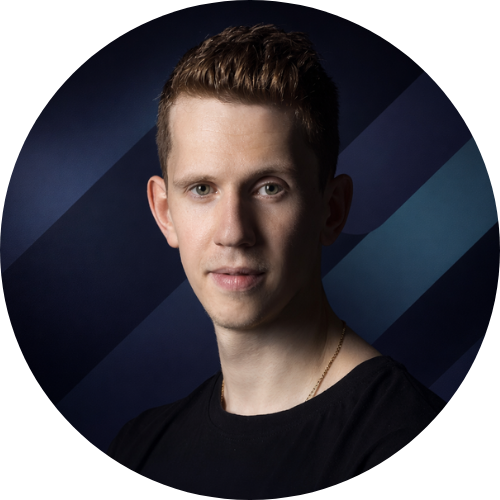
#> input picture assets/ava_gen2.png, 500 x 500 px, given in place of image.jpg, which was not available
$ python create_avatar.py
#> lines starting #> are read from the running program, lines starting #| are printed output that depends on the picture
#!/usr/bin/env python3
"""
Create a circular avatar with geometric background pattern
Similar style to ava_gen2.png
"""

from PIL import Image, ImageDraw
import math

def create_geometric_background(size):
    """Create a geometric background with diagonal stripes"""
    img = Image.new('RGB', (size, size), '#1a1f2e')
    draw = ImageDraw.Draw(img)

    # Define colors for the geometric pattern (dark blue/teal tones)
    colors = ['#1a1f2e', '#2a3f5f', '#1e3a5f', '#2d4a6f']

    # Create diagonal stripe pattern
    stripe_width = size // 4
    for i in range(-size, size * 2, stripe_width):
        # Draw diagonal rectangles
        color = colors[i % len(colors)]
        points = [
            (i, 0),
            (i + stripe_width, 0),
            (i + stripe_width + size, size),
            (i + size, size)
        ]
        draw.polygon(points, fill=color)

    return img

def create_circular_avatar(input_path, output_path, final_size=500, transparent=False):
    """
    Create a circular avatar from an input image with geometric background or transparent

    Args:
        input_path: Path to input image
        output_path: Path to save output image
        final_size: Final size of the square output image
        transparent: If True, use transparent background outside circle
    """
#> called with final_size = 500, transparent = True
    # Load the source image
    img = Image.open(input_path)
#> img is the input picture: PIL image 500x500 RGBA; mean R, G, B, A 36, 33.2, 39.5, 200.2

    # Convert to RGB if necessary
    if img.mode != 'RGB':
        img = img.convert('RGB')
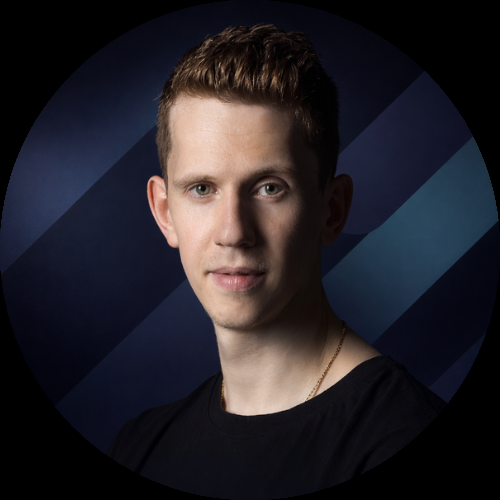
#> img: PIL image 500x500 RGB; mean R, G, B 36, 33.2, 39.5

    # Get dimensions
    width, height = img.size
#> width = 500; height = 500

    # Calculate crop box to get a square centered on the image
    # Assume face is in the upper-center portion
    if width > height:
        # Landscape - crop sides
        left = (width - height) // 2
        top = 0
        right = left + height
        bottom = height
    else:
        # Portrait - crop top and bottom, favor top portion for headshot
        left = 0
        top = max(0, (height - width) // 4)  # Slight offset to get face better
#> top = 0
        right = width
#> right = 500
        bottom = top + width
#> bottom = 500

    # Crop to square
    img_square = img.crop((left, top, right, bottom))

    # Resize to final size
    img_square = img_square.resize((final_size, final_size), Image.Resampling.LANCZOS)

    # Create circular mask
    mask = Image.new('L', (final_size, final_size), 0)
#> mask: PIL image 500x500 L; every value is 0
    draw = ImageDraw.Draw(mask)
    draw.ellipse((0, 0, final_size, final_size), fill=255)

    if transparent:
        # Create transparent background (RGBA)
        output = Image.new('RGBA', (final_size, final_size), (0, 0, 0, 0))
#> output: PIL image 500x500 RGBA; every value is 0

        # Convert portrait to RGBA
        img_square = img_square.convert('RGBA')

        # Paste the circular portrait onto transparent background using the mask
        output.paste(img_square, (0, 0), mask)
    else:
        # Create geometric background
        background = create_geometric_background(final_size)

        # Create output image
        output = background.copy()

        # Paste the circular portrait onto the background using the mask
        output.paste(img_square, (0, 0), mask)

    # Save the result
    output.save(output_path, 'PNG', quality=95)
    print(f"Avatar created successfully: {output_path}")
    print(f"Size: {final_size}x{final_size} pixels")
    print(f"Transparent background: {transparent}")

if __name__ == '__main__':
    # Process the image
    input_image = '/Users/alexk/workspace/website/tmp/image.jpg'
    output_image = '/Users/alexk/workspace/website/assets/ava_gen3.png'

    # Create with transparent background outside the circle
    create_circular_avatar(input_image, output_image, final_size=500, transparent=True)

$ run again, on assets/ava_gen4.jpg
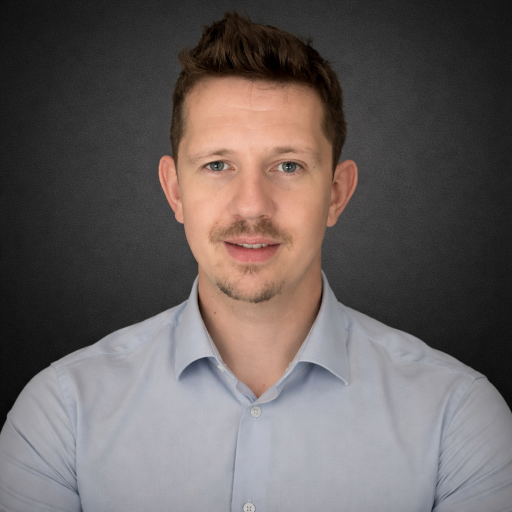
#> input picture assets/ava_gen4.jpg, 1024 x 1024 px, given in place of image.jpg, which was not available (shown at 1/2 size)
#> in create_circular_avatar, img is the input picture: PIL image 1024x1024 RGB; mean R, G, B 103.6, 95.7, 94.5
#> in create_circular_avatar, `img_square = img_square.resize((final_size, final_size), Image.Resampl..`:
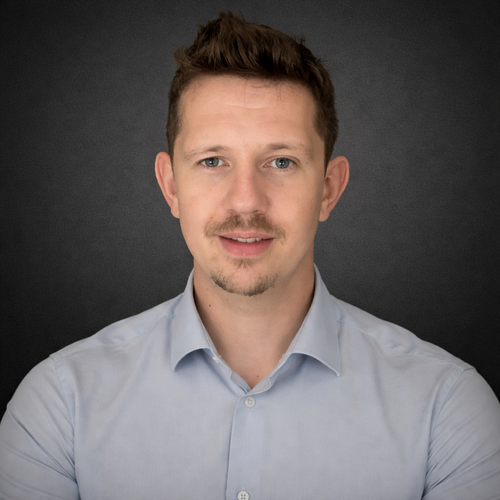
#> img_square: PIL image 500x500 RGB; mean R, G, B 103.6, 95.7, 94.5
#> mask: PIL image 500x500 L; every value is 0
#> in create_circular_avatar, `output.paste(img_square, (0, 0), mask)`:
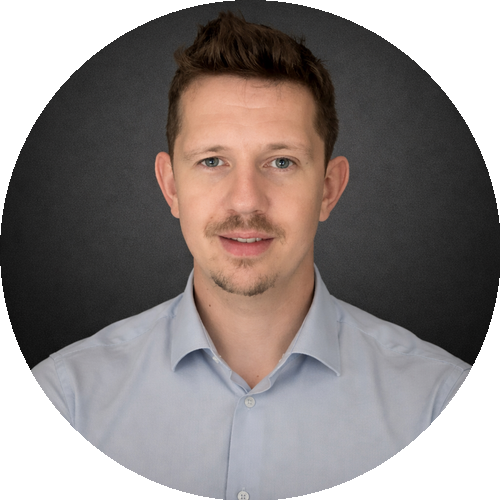
#> output: PIL image 500x500 RGBA; mean R, G, B, A 86.3, 78.3, 76.3, 200.9; transparent parts drawn white

$ run again, on assets/ava_with_bike.jpg
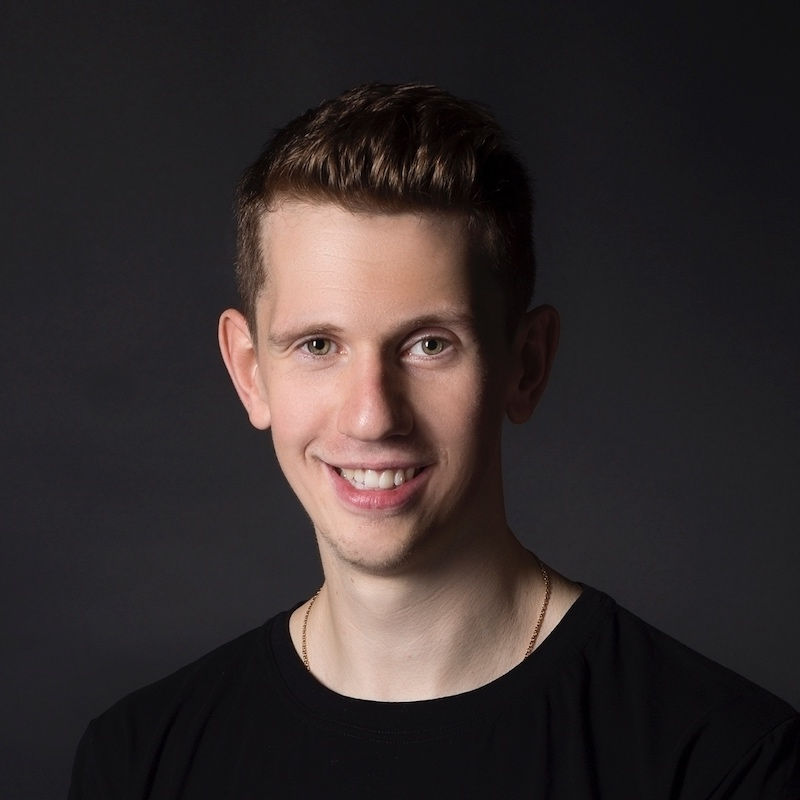
#> input picture assets/ava_with_bike.jpg, 800 x 800 px, given in place of image.jpg, which was not available
#> in create_circular_avatar, img is the input picture: PIL image 800x800 RGB; mean R, G, B 52.2, 44.5, 44.5
#> mask: PIL image 500x500 L; every value is 0
#> in create_circular_avatar, `output.paste(img_square, (0, 0), mask)`:
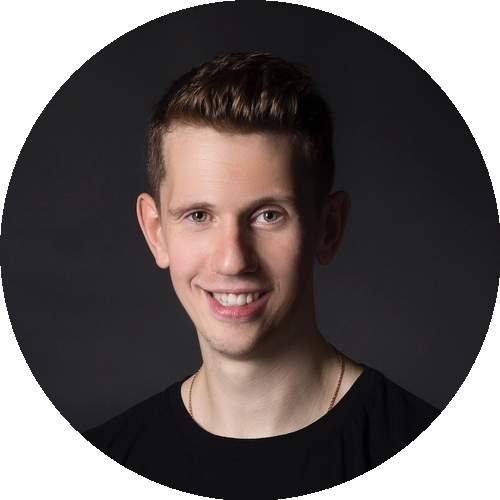
#> output: PIL image 500x500 RGBA; mean R, G, B, A 47.1, 39.6, 39, 200.9; transparent parts drawn white
